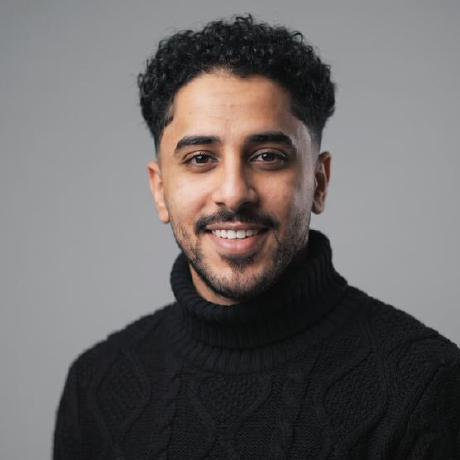
#> input picture source-photo.png, 460 x 460 px
$ python make_ascii_svg.py ../source-photo.png out.png
#> lines starting #> are read from the running program, lines starting #| are printed output that depends on the picture
### scripts/theme.py
"""Shared palette + terminal-window chrome for every SVG on the profile.

GitHub renders SVGs embedded via <img> and runs their SMIL / CSS keyframe
animations, but strips <script>, so every panel is a self-contained SVG.
"""

USER = "a1"
HOST = "github"
PROMPT = f"{USER}@{HOST}:~$"

BG = "#0d1117"
BG2 = "#131a26"
TILE = "#161b22"
FRAME = "#30363d"
MUTED = "#7d8590"
INK = "#c9d1d9"
TEXT = "#e6edf3"

PURPLE = "#9d4edd"
CYAN = "#00d9ff"
PINK = "#ff006e"
GOLD = "#f2cc60"

# contribution ramp, empty -> brightest (purple so it matches the profile)
RAMP = ["#161b22", "#3d2a6b", "#5e3aa6", "#8048d4", "#a865f0", "#dcb8ff"]

FONT = "ui-monospace, SFMono-Regular, Menlo, Consolas, monospace"
DOTS = ["#ff5f56", "#ffbd2e", "#27c93f"]


def window(w, h, title, pad=20, titlebar=30, grad_id="bg"):
    """Rounded dark window with traffic-light dots and a centered title."""
    return [
        f'<defs><linearGradient id="{grad_id}" x1="0" y1="0" x2="0" y2="1">'
        f'<stop offset="0" stop-color="{BG2}"/><stop offset="1" stop-color="{BG}"/>'
        f'</linearGradient></defs>',
        f'<rect width="{w}" height="{h}" rx="12" fill="url(#{grad_id})"/>',
        f'<rect x="0.5" y="0.5" width="{w-1}" height="{h-1}" rx="12" fill="none" stroke="{FRAME}"/>',
        f'<line x1="0" y1="{titlebar}" x2="{w}" y2="{titlebar}" stroke="{FRAME}"/>',
        *[f'<circle cx="{pad + i*16}" cy="{titlebar/2}" r="5" fill="{c}"/>' for i, c in enumerate(DOTS)],
        f'<text x="{w/2}" y="{titlebar/2 + 4}" fill="{MUTED}" font-size="12" '
        f'text-anchor="middle">{title}</text>',
    ]


def svg_open(w, h):
    return (f'<svg xmlns="http://www.w3.org/2000/svg" width="{w}" height="{h}" '
            f'viewBox="0 0 {w} {h}" font-family="{FONT}">')

### scripts/make_ascii_svg.py
"""
Convert the prepped portrait into a monochrome ASCII-art SVG that "types"
itself in like a terminal (one cursor rasters top -> bottom, then a blinking
cursor holds on the status line).

One fill colour + a good density ramp is what keeps ASCII portraits legible;
per-character colour is what makes them look like noise.

    STATIC=1 python scripts/make_ascii_svg.py   # frozen frame for previews
"""
import html
import os
import sys

from PIL import Image, ImageEnhance

from theme import BG, FRAME, INK, MUTED, PROMPT, svg_open, window

HERE = os.path.dirname(os.path.abspath(__file__))
SRC = sys.argv[1] if len(sys.argv) > 1 else os.path.join(HERE, "..", "source-prepped.png")
OUT = sys.argv[2] if len(sys.argv) > 2 else os.path.join(HERE, "..", "portrait.svg")

COLS = int(os.environ.get("COLS", 180))
ART_W_TARGET = 800
CELL_W = ART_W_TARGET / COLS
CELL_H = CELL_W * 15 / 8
ROWS = round(COLS * 8 / 15)
RAMP = " .`:-=+*cs#%@"  # bright(sparse) -> dark(dense)

CONTRAST = float(os.environ.get("CONTRAST", 1.05))
GAMMA = float(os.environ.get("GAMMA", 1.0))
WHITE_FLOOR = float(os.environ.get("WHITE_FLOOR", 0.80))

PAD = 20
TITLEBAR_H = 30
STATUS_H = 30
ART_W = COLS * CELL_W
ART_H = ROWS * CELL_H
CANVAS_W = ART_W + PAD * 2
CANVAS_H = TITLEBAR_H + ART_H + STATUS_H + PAD

ROW_DUR = 5.8 / ROWS   # whole portrait prints in ~6s
STAGGER = ROW_DUR

NAME = os.environ.get("PORTRAIT_NAME", "Abdulhadi Alturafi")
STATIC = bool(os.environ.get("STATIC"))

# POSITIVE (default): bright pixels print as dense ink, which reads as a photo
# on a dark terminal. Needs the alpha mask prep_photo.py saves, since the
# backdrop and the skin highlights are both near white. POSITIVE=0 gives the
# original negative mapping (dark = dense), better for light line-art sources.
POSITIVE = os.environ.get("POSITIVE", "1") != "0"
SUBJECT_FLOOR = 1  # min ramp index inside the subject, keeps the silhouette

src = Image.open(SRC)
#> src is the input picture: PIL image 460x460 RGB; mean R, G, B 106.6, 102.6, 102.3
alpha = src.getchannel("A") if "A" in src.getbands() else None
im = ImageEnhance.Contrast(src.convert("L")).enhance(CONTRAST)
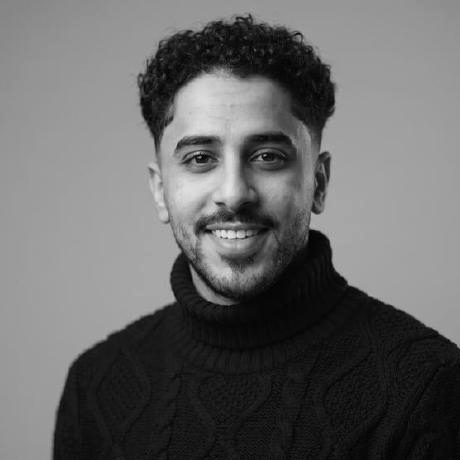
#> im: PIL image 460x460 L; min 0, max 235, mean 103.3
im = im.resize((COLS, ROWS), Image.LANCZOS)
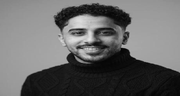
#> im: PIL image 180x96 L; min 0, max 228, mean 103.3
px = im.load()
apx = alpha.resize((COLS, ROWS), Image.LANCZOS).load() if alpha else None

rows_txt = []
for y in range(ROWS):
    chars = []
    for x in range(COLS):
        lum = pow(px[x, y] / 255.0, GAMMA)
        if POSITIVE and apx is not None:
            if apx[x, y] < 128:
                chars.append(" ")
                continue
            idx = max(SUBJECT_FLOOR, int(lum * (len(RAMP) - 1) + 0.5))
        else:
            if lum >= WHITE_FLOOR:
                chars.append(" ")
                continue
            idx = int((1.0 - lum) * (len(RAMP) - 1) + 0.5)
        chars.append(RAMP[max(0, min(len(RAMP) - 1, idx))])
    rows_txt.append("".join(chars))
#> after the loop, rows_txt = 96 items

art_top = TITLEBAR_H + PAD * 0.35

parts = [svg_open(CANVAS_W, CANVAS_H)]
parts += window(CANVAS_W, CANVAS_H, f"{PROMPT} ./portrait.sh", pad=PAD, titlebar=TITLEBAR_H)

font_size = CELL_H * 0.86
for ry, line in enumerate(rows_txt):
    y = art_top + ry * CELL_H + CELL_H * 0.74
    row_y = art_top + ry * CELL_H
    delay = ry * STAGGER
    text = (f'<text xml:space="preserve" x="{PAD}" y="{y:.1f}" fill="{INK}" '
            f'font-size="{font_size:.1f}" textLength="{ART_W}" lengthAdjust="spacing">'
            f'{html.escape(line)}</text>')
    if STATIC:
        parts.append(text)
        continue
    parts.append(
        f'<clipPath id="r{ry}"><rect x="{PAD}" y="{row_y:.1f}" height="{CELL_H}" width="0">'
        f'<animate attributeName="width" from="0" to="{ART_W}" begin="{delay:.3f}s" '
        f'dur="{ROW_DUR:.2f}s" fill="freeze"/></rect></clipPath>'
        f'<g clip-path="url(#r{ry})">{text}</g>'
        f'<rect y="{row_y+1:.1f}" width="{CELL_W}" height="{CELL_H-2}" fill="{INK}" opacity="0">'
        f'<animate attributeName="x" from="{PAD}" to="{PAD+ART_W}" begin="{delay:.3f}s" '
        f'dur="{ROW_DUR:.2f}s" fill="freeze"/>'
        f'<set attributeName="opacity" to="0.85" begin="{delay:.3f}s"/>'
        f'<set attributeName="opacity" to="0" begin="{delay+ROW_DUR:.3f}s"/></rect>'
    )
#> this loop made 96 passes
#> (y, row_y, delay) on passes 1 to 12: (43.17, 37, 0), (51.5, 45.33, 0.0604), (59.83, 53.67, 0.121), (68.17, 62, 0.181), (76.5, 70.33, 0.242), (84.83, 78.67, 0.302), (93.17, 87, 0.362), (101.5, 95.33, 0.423), (109.8, 103.7, 0.483), (118.2, 112, 0.544), (126.5, 120.3, 0.604), (134.8, 128.7, 0.665)
#> after the loop, parts = 105 items

status_line_y = TITLEBAR_H + ART_H + PAD * 0.35
status_y = status_line_y + 19
parts.append(f'<line x1="0" y1="{status_line_y:.1f}" x2="{CANVAS_W}" y2="{status_line_y:.1f}" stroke="{FRAME}"/>')
parts.append(f'<text x="{PAD}" y="{status_y:.1f}" fill="{MUTED}" font-size="13">'
             f'{PROMPT} whoami <tspan fill="{INK}">{html.escape(NAME)}</tspan></text>')
status_chars = len(f"{PROMPT} whoami {NAME} ")
parts.append(f'<rect x="{PAD + status_chars * 13 * 0.6:.1f}" y="{status_y-12:.1f}" width="8" height="14" fill="{INK}">'
             f'<animate attributeName="opacity" values="1;1;0;0" keyTimes="0;0.5;0.51;1" '
             f'dur="1s" repeatCount="indefinite"/></rect>')
parts.append("</svg>")

svg = "".join(parts)
open(OUT, "w").write(svg)
print("wrote", OUT, len(svg), "bytes;", CANVAS_W, "x", CANVAS_H)
#| wrote out.png 80128 bytes; 840.0 x 880.0
